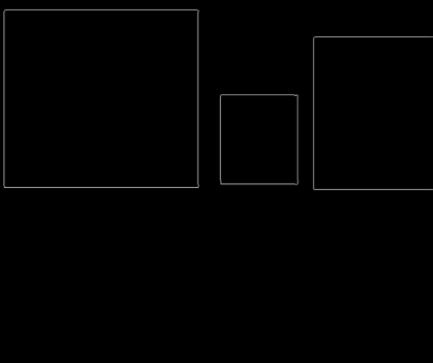
#> input picture Hallothon/contour.png, 433 x 363 px, found by its file name
$ python contour.py
#> lines starting #> are read from the running program, lines starting #| are printed output that depends on the picture; after the words box and inside, x2 and y2 are one past the last pixel; in counts of white or black regions, pixels touching at a corner belong together
import cv2
import numpy as np

# Let's load a simple image with 3 black squares
image = cv2.imread('C:/Users/chiragr/Music/PES_SEM_3/Hallothon/contour.png')
#> image is the input picture: shape (363, 433, 3); min 0, max 163, mean 1.5
cv2.waitKey(0)

# Grayscale
gray = cv2.cvtColor(image, cv2.COLOR_BGR2GRAY)

# Find Canny edges
edged = cv2.Canny(gray, 40, 500)
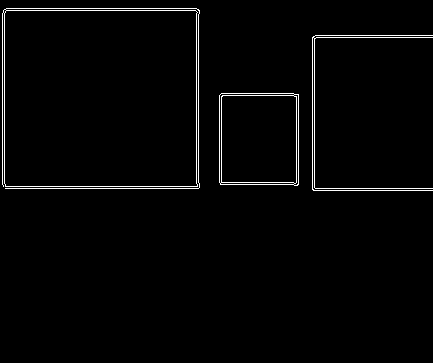
#> edged: shape (363, 433); 1.9% white in thin lines or dots, all inside (x1, y1, x2, y2) = (2, 8, 433, 191)

contours, hierarchy = cv2.findContours(edged,
    cv2.RETR_EXTERNAL, cv2.CHAIN_APPROX_NONE)
#> contours = 3 contours, 1 with area under 20; largest, box (x1, y1, x2, y2) and area: (2, 8, 200, 189) 33798, (219, 93, 299, 186) 7185


cv2.imshow('Contours', image)
cv2.waitKey(0)
cv2.destroyAllWindows()
